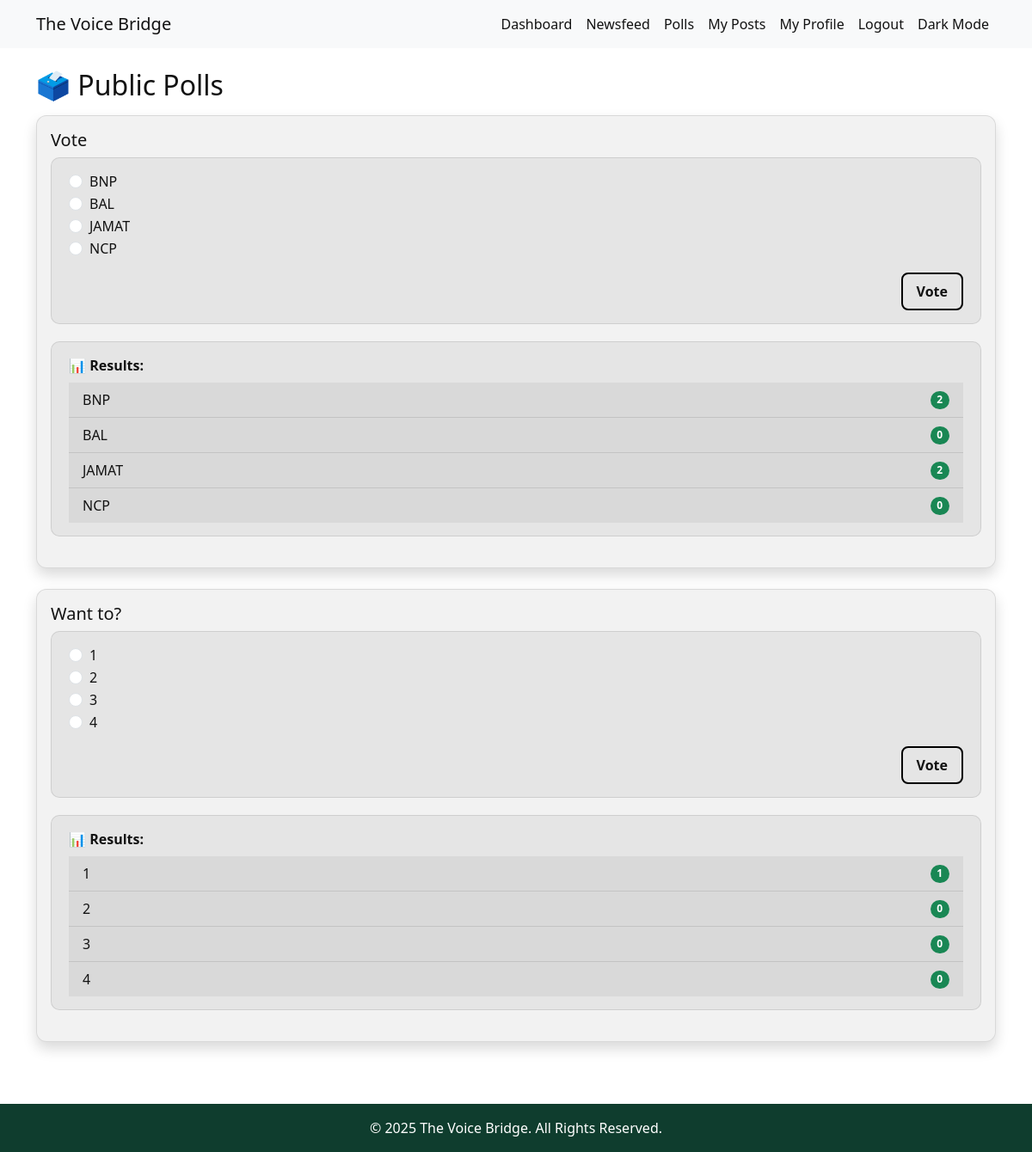
The page /polls/ (signed in) on the database its author committed.
### polls/models.py (models this page shows)
class Poll(models.Model):
    question = models.CharField(max_length=255)
    option1 = models.CharField(max_length=100)
    option2 = models.CharField(max_length=100)
    option3 = models.CharField(max_length=100, blank=True, null=True)
    option4 = models.CharField(max_length=100, blank=True, null=True)
    created_by = models.ForeignKey(settings.AUTH_USER_MODEL, on_delete=models.CASCADE)
    created_at = models.DateTimeField(auto_now_add=True)
    def get_options(self):
        return [o for o in [self.option1, self.option2, self.option3, self.option4] if o]

### polls/views.py (the view)
# urls.py: path('', views.poll_list, name='poll_list'),
@login_required
def poll_list(request):
    polls = Poll.objects.all()
    for poll in polls:
        poll.total_votes = Vote.objects.filter(poll=poll).count()
        poll.option1_votes = Vote.objects.filter(poll=poll, choice=poll.option1).count()
        poll.option2_votes = Vote.objects.filter(poll=poll, choice=poll.option2).count()
        poll.option3_votes = Vote.objects.filter(poll=poll, choice=poll.option3).count() if poll.option3 else 0
        poll.option4_votes = Vote.objects.filter(poll=poll, choice=poll.option4).count() if poll.option4 else 0
    return render(request, 'polls/poll_list.html', {'polls': polls})

### polls/templates/polls/poll_list.html (shortened to what this page needs)
{% extends 'base.html' %}
{% block content %}
<div class="d-flex justify-content-between align-items-center mb-3">
  <h2 class="mb-0">🗳️ Public Polls</h2>
</div>
{% for poll in polls %}
  <div class="card mb-4 shadow">
    <div class="card-body">
      <h5 class="card-title">{{ poll.question }}</h5>
      <div class="transparent-box">
        <form method="POST" action="{% url 'vote_poll' poll.id %}">
          {% for option in poll.get_options %}
            <div class="form-check">
              <input class="form-check-input" type="radio" name="choice" value="{{ option }}" id="{{ option }}{{ poll.id }}">
              <label class="form-check-label" for="{{ option }}{{ poll.id }}">{{ option }}</label>
            </div>
          {% endfor %}
          <div class="text-end mt-3">
            <button type="submit" class="btn custom-poll-btn">Vote</button>
          </div>
        </form>
      </div>
      <div class="transparent-box mt-3">
        <strong>📊 Results:</strong>
        <ul class="list-group list-group-flush mt-2">
          {% if poll.option1 %}
            <li class="list-group-item d-flex justify-content-between align-items-center">
              {{ poll.option1 }}
              <span class="badge bg-success rounded-pill">{{ poll.option1_votes }}</span>
            </li>
          {% endif %}
          {% if poll.option2 %}
            <li class="list-group-item d-flex justify-content-between align-items-center">
              {{ poll.option2 }}
              <span class="badge bg-success rounded-pill">{{ poll.option2_votes }}</span>
            </li>
          {% endif %}
          {% if poll.option3 %}
            <li class="list-group-item d-flex justify-content-between align-items-center">
              {{ poll.option3 }}
              <span class="badge bg-success rounded-pill">{{ poll.option3_votes }}</span>
            </li>
          {% endif %}
          {% if poll.option4 %}
            <li class="list-group-item d-flex justify-content-between align-items-center">
              {{ poll.option4 }}
              <span class="badge bg-success rounded-pill">{{ poll.option4_votes }}</span>
            </li>
          {% endif %}
        </ul>
      </div>
    </div>
  </div>
{% empty %}
  <p>No polls found.</p>
{% endfor %}
{% endblock %}

### templates/base.html (style rules this page uses)
:root { --bg-color: #ffffff; --text-color: #121212; --nav-bg: #f8f9fa; --nav-text: #121212; --footer-bg: #0F3D2E; --footer-text: #ffffff; }
html, body { height: 100%; margin: 0; background-color: var(--bg-color); color: var(--text-color); }
body { display: flex; flex-direction: column; }

### polls/templates/polls/poll_list.html (style rules this page uses)
:root { --bg-color: #ffffff; --text-color: #121212; --card-bg: rgba(0, 0, 0, 0.05); --card-border: rgba(0, 0, 0, 0.1); --transparent-box-bg: rgba(0, 0, 0, 0.05); --transparent-box-border: rgba(0, 0, 0, 0.1); --btn-primary-color: #0d6efd; --btn-primary-text: #ffffff; --btn-custom-border: #000000; --btn-custom-text: #121212; }
body { background-color: var(--bg-color); color: var(--text-color); transition: all 0.3s ease; }
.card { background-color: var(--card-bg); border: 1px solid var(--card-border); color: var(--text-color); border-radius: 12px; transition: all 0.3s ease; }
.card-title { color: var(--text-color); }
.list-group-item { background-color: var(--card-bg); color: var(--text-color); border: 1px solid var(--card-border); transition: all 0.3s ease; }
.transparent-box { background-color: var(--transparent-box-bg); border: 1px solid var(--transparent-box-border); border-radius: 10px; padding: 15px 20px; margin-bottom: 20px; transition: all 0.3s ease; }
.custom-poll-btn { background-color: transparent; color: var(--btn-custom-text); border: 2px solid var(--btn-custom-border); transition: all 0.3s ease-in-out; font-weight: bold; padding: 8px 16px; border-radius: 8px; }
.form-check-label { color: var(--text-color); }

### rows shown on the page
Poll: question "Vote", get_options "BNP" "BAL" "JAMAT" "NCP", option1 "BNP", option1_votes "2", option2 "BAL", option2_votes "0", option3 "JAMAT", option3_votes "2", option4 "NCP", option4_votes "0"
Poll: question "Want to?", get_options "1" "2" "3" "4", option1 "1", option1_votes "1", option2 "2", option2_votes "0", option3 "3", option3_votes "0", option4 "4", option4_votes "0"
